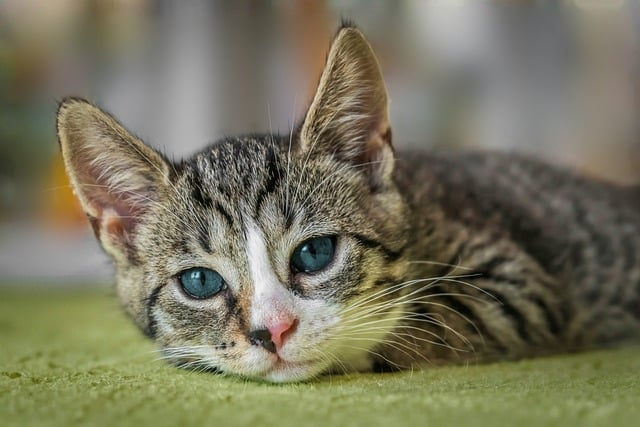
#> input picture photos/cat2.jpg, 640 x 427 px, found by its file name
$ python contours.py
#> lines starting #> are read from the running program, lines starting #| are printed output that depends on the picture; after the words box and inside, x2 and y2 are one past the last pixel; in counts of white or black regions, pixels touching at a corner belong together
import cv2 as cv
import numpy as np

img = cv.imread('photos/cat2.jpg')
#> img is the input picture: shape (427, 640, 3); mean B, G, R 93.2, 116.1, 119.1
cv.imshow('Cat', img)

gray = cv.cvtColor(img, cv.COLOR_BGR2GRAY)
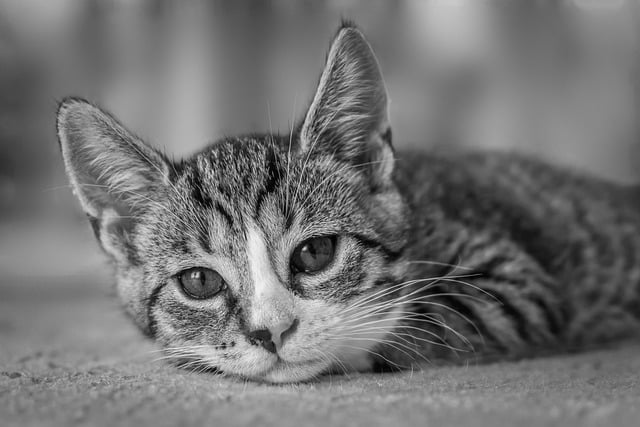
#> gray: shape (427, 640); min 0, max 249, mean 114.4
cv.imshow('Gray', gray)

# [5 lines of commented-out code are left out]

ret, thresh = cv.threshold(gray, 125, 255, cv.THRESH_BINARY)
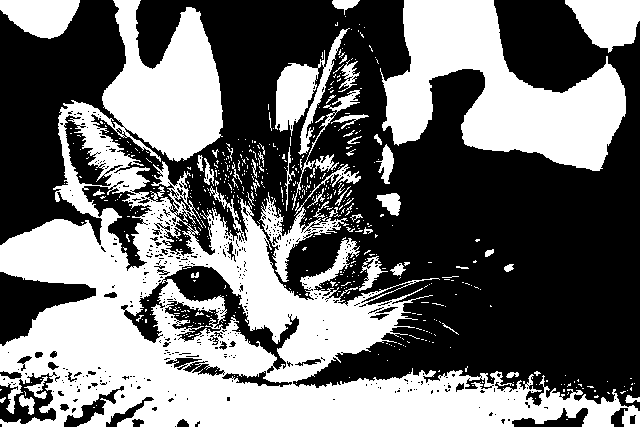
#> thresh: shape (427, 640); 43.2% white; 539 white regions (486 under 20 px)
cv.imshow('Thresh', thresh)

contours, hierarchies = cv.findContours(thresh, cv.RETR_LIST, cv.CHAIN_APPROX_SIMPLE)
#> contours = 1305 contours, 1201 with area under 20; largest, box (x1, y1, x2, y2) and area: (0, 0, 640, 427) 90306, (380, 0, 626, 171) 20854, (162, 265, 300, 371) 3438, (275, 28, 350, 155) 2647, (565, 0, 640, 53) 2580
print(len(contours))
#| 1305

# drawing the contours
blank = np.zeros(img.shape, dtype='uint8')
cv.imshow('Blank', blank)

cv.drawContours(blank, contours, -1, (0,0,255), 1)
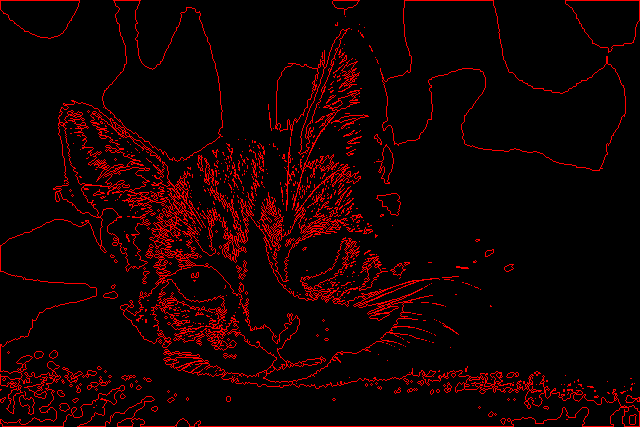
#> blank: shape (427, 640, 3); mean of channels 0, 1, 2 0, 0, 18.7; drawn as B, G, R
cv.imshow('Contours Drawn', blank)

cv.waitKey(0)

$ run again, with photos/park.webp saved as photos/cat2.jpg
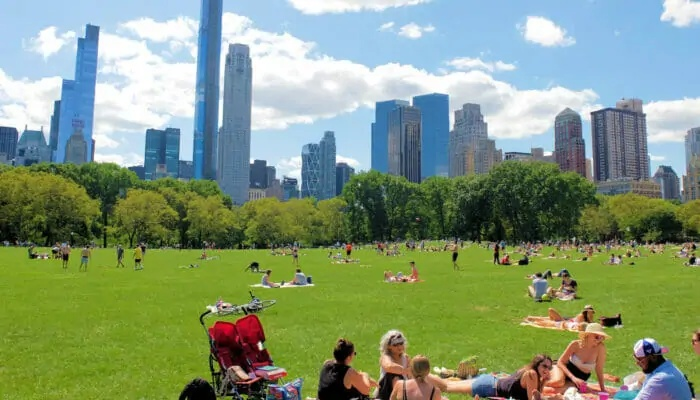
#> input picture photos/park.webp, 700 x 400 px, found by its file name
#> img is the input picture: shape (400, 700, 3); mean B, G, R 121.9, 151.5, 131
#> `ret, thresh = cv.threshold(gray, 125, 255, cv.THRESH_BINARY)`:
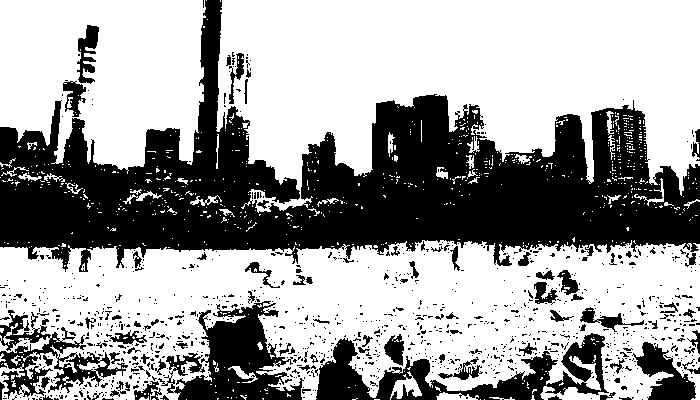
#> thresh: shape (400, 700); 62.7% white; 1006 black regions (915 under 20 px)
#> contours = 1998 contours, 1817 with area under 20; largest, box (x1, y1, x2, y2) and area: (0, 240, 700, 400) 84187, (216, 0, 700, 213) 65726, (0, 0, 206, 174) 28292, (49, 352, 103, 394) 1040, (76, 24, 100, 85) 810
#| 1998
#> `cv.drawContours(blank, contours, -1, (0,0,255), 1)`:
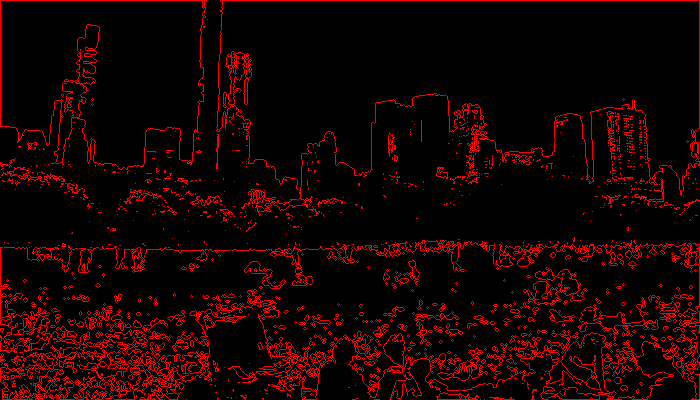
#> blank: shape (400, 700, 3); mean of channels 0, 1, 2 0, 0, 22.2; drawn as B, G, R
